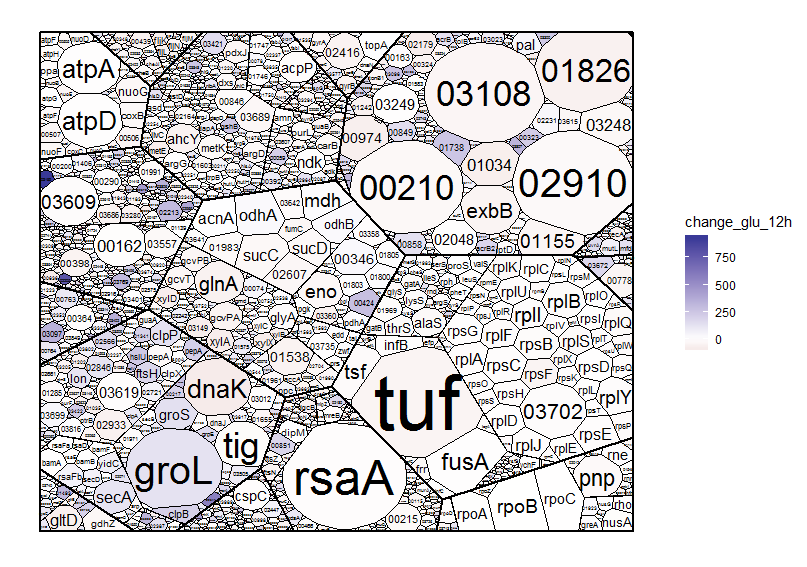

The script that drew this image:
source("../Rvoronoi.R", chdir = TRUE)
source("../geom_text_in_polygon.R", chdir = TRUE)
library(tidyverse)
library(data.tree)

proteomics <- read_csv("schramm_dnaKJ.csv") %>%
  filter(!(is.na(area_xyl) | is.na(area_glu))) %>%
  mutate(change_glu_12h = as.numeric(`%  change in level 4 mass fraction after 12 h in glu compared to xyl`))

h <- proteomics %>%
  mutate_at(vars(`hierarchy level 1`:gene), funs(str_replace_all(., "/", "|"))) %>%
  mutate(
    pathString = paste(
      `hierarchy level 1`,
      `hierarchy level 2`,
      `hierarchy level 3`,
      `hierarchy level 4`,
      gene,
      sep = "/"
    )
  ) %>%
  mutate(weight = area_xyl) %>%
  filter(weight > 0.0001) %>%
  as.Node()

# random_positions_x <- runif(h$totalCount)
# random_positions_y <- runif(h$totalCount)
#h$Set(relative_x = random_positions_x, relative_y = random_positions_y)
x <- voronoi_treemap(h, max_error = 0.01, max_iterations = 10000)


lattice <- lapply(1:max(x$level), function (l) {
  x %>%
    filter(level <= l) %>%
    mutate(size = level) %>%
    mutate(level = l)
}) %>% bind_rows()
g <-
  ggplot(x %>% filter(level == 4)) + geom_polygon(aes(xs, ys, group = pathString, fill = change_glu_12h), colour = NA) +
  geom_polygon(
    data = lattice,
    aes(xs, ys, group = pathString, size = size),
    colour = "black",
    fill = NA,
    show.legend = FALSE
  ) +
  scale_size_continuous(range = c(1, 0.1)) +
  scale_fill_gradient2()

labelled_levels <- c(1,2,3,4)

for (i in 1:length(labelled_levels)) {
  g <- g + geom_text_in_poly(
    data = x %>%
      filter(level == labelled_levels[[i]]),
    aes(
      centroid_x,
      centroid_y,
      xs = xs,
      ys = ys,
      group = pathString,
      label = str_replace(gene, "CCNA_", "")
    ),
    min.size = 1
  )
}

print(g)
